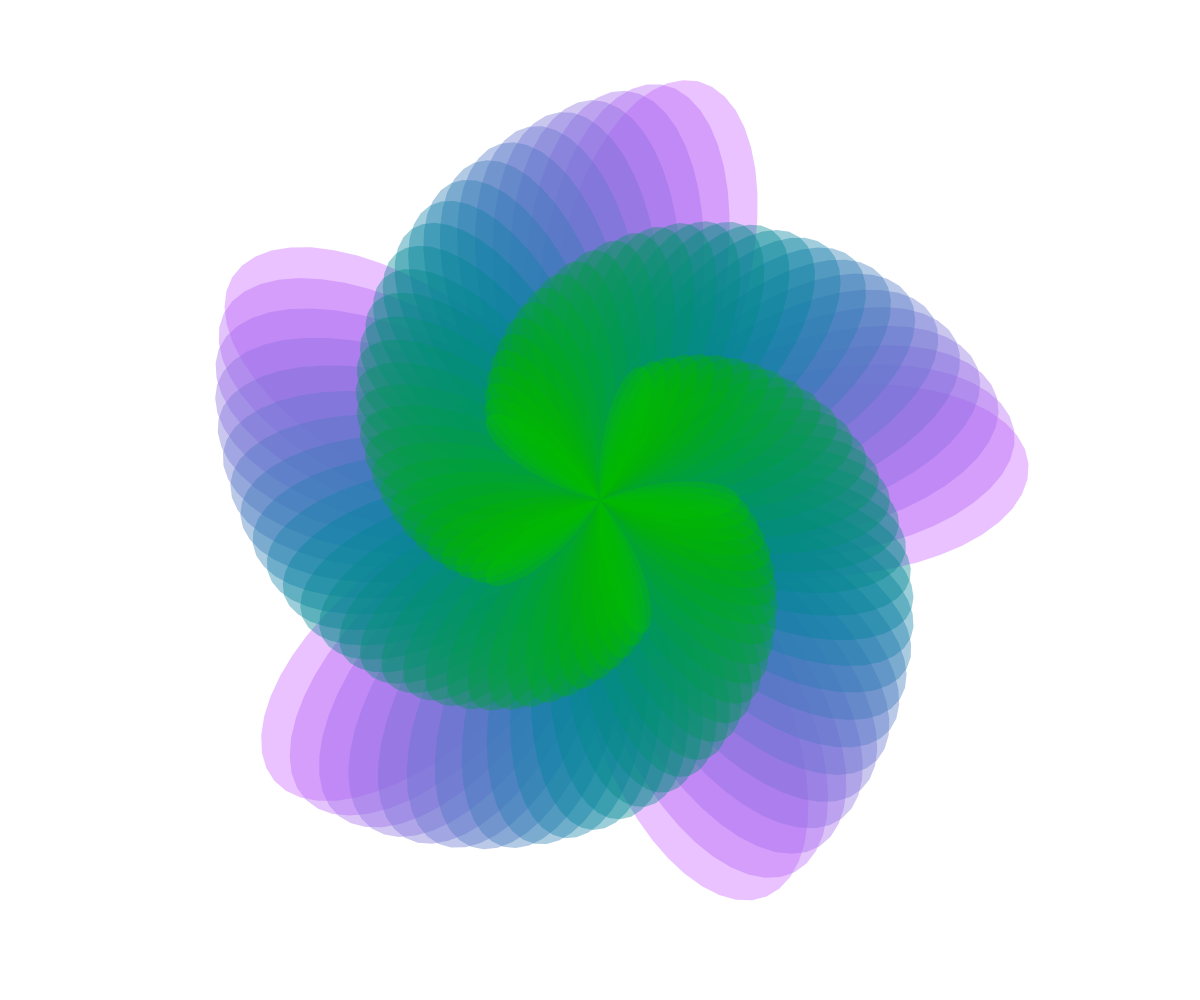
Frame 1 (no input)
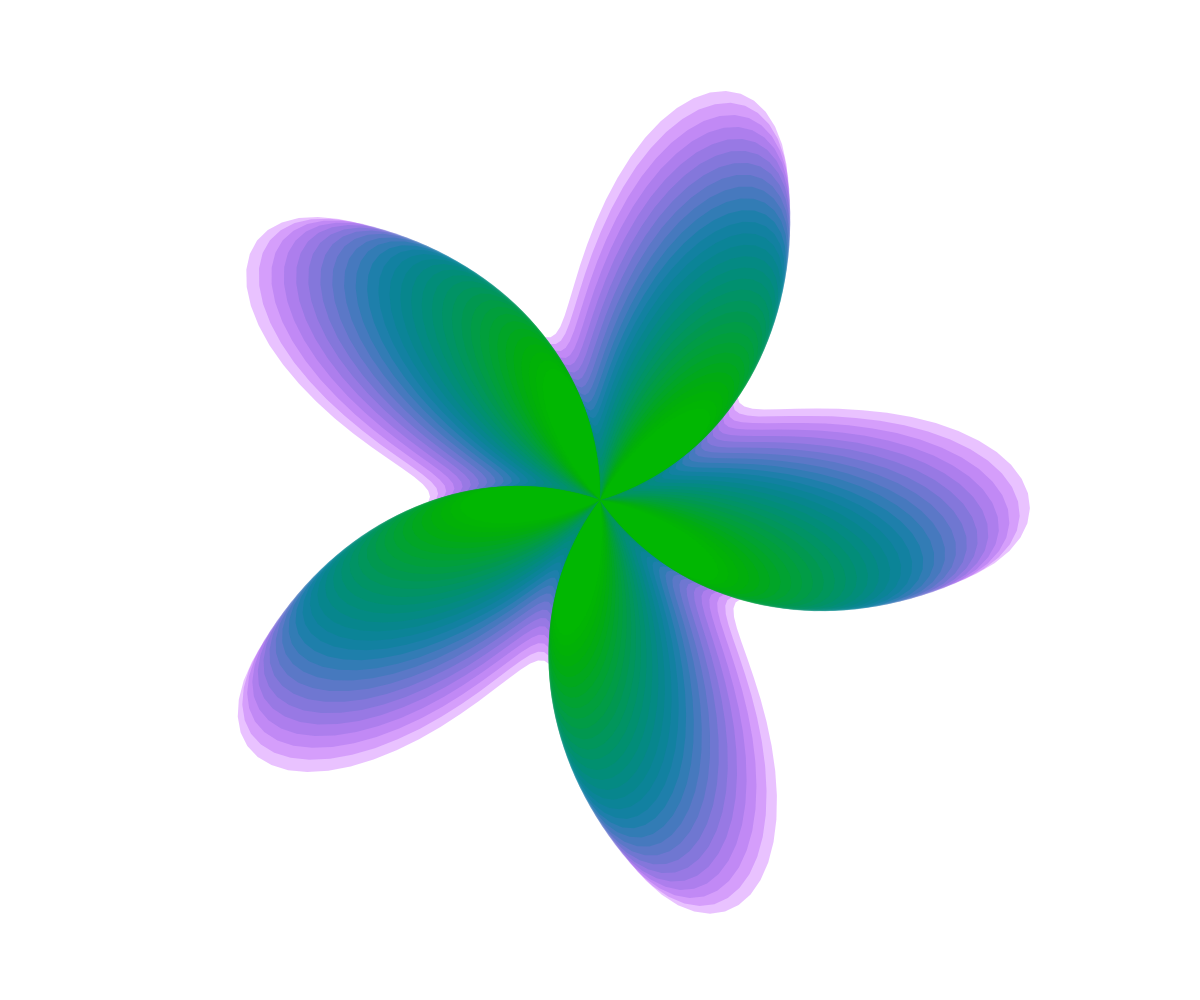
Frame 60 (no input)
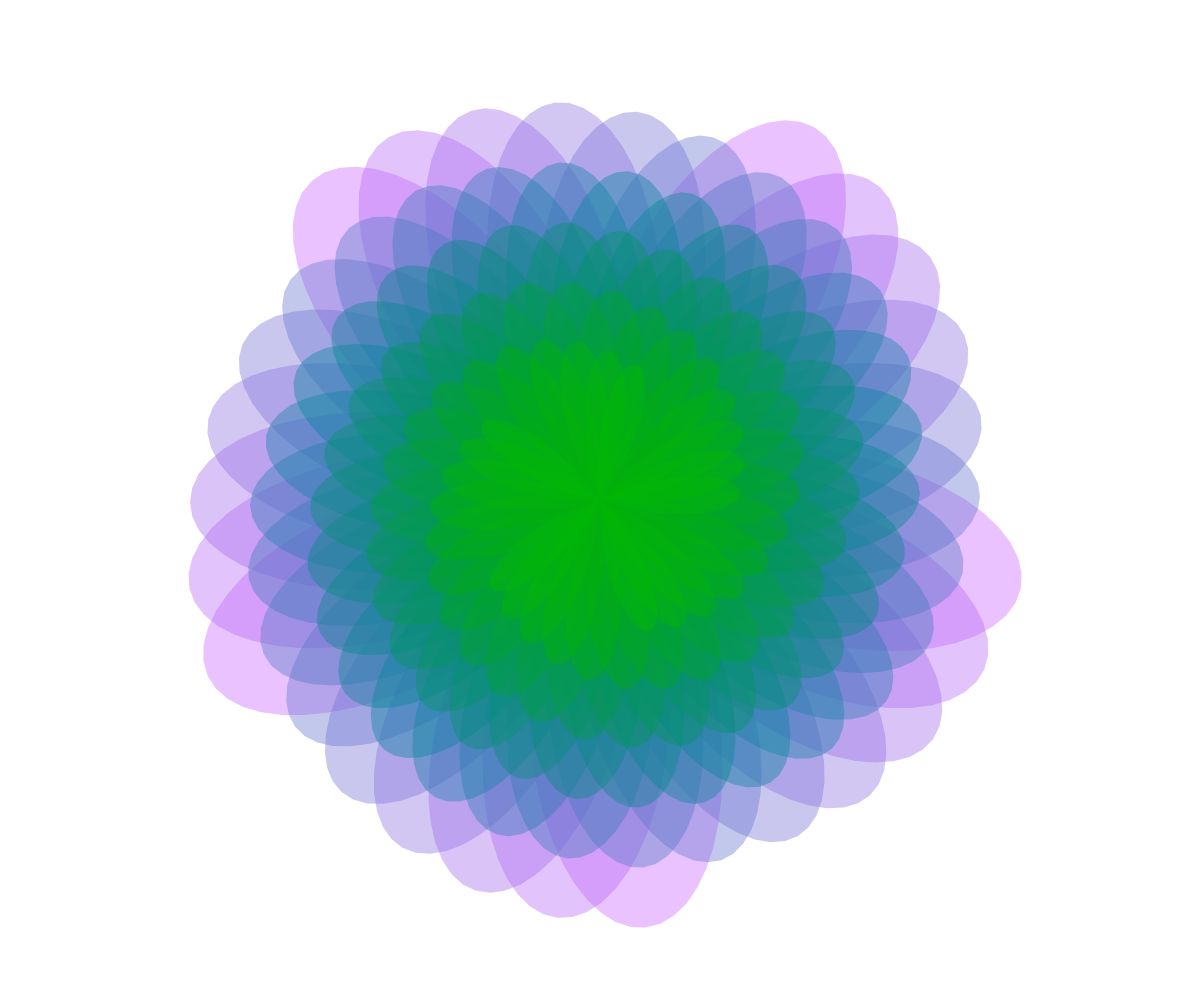
Frame 120 (the mouse pressed at the canvas centre since frame 60)

The p5.js sketch that drew these frames (run headless with seeded random() and noise() and a simulated clock; from frame 60 on, the mouse is pressed at the canvas centre):

// p5.js sketch
// ── sketch.js
function setup () {
  createCanvas(windowWidth,windowHeight);
}

let rot = 0;
function draw() {
  background(255, 255, 255); 
  translate(width/2, height/2);
  rectMode(CENTER);
  
  for (let i=0; i<30; i++) {
    rotate(radians((mouseX-width/2)*0.008 + rot));
    fill(200-i*20, 100+i*3, 255-i*10, 100);
    noStroke();
    
    let d = 300 - i*9;
    beginShape();
    for (let j=0; j<=360; j++) {
       let d2 = d + (130-i)*cos(radians(j*10))
       let x = d2*cos(radians(j*2));
       let y = d2*sin(radians(j*2));
       vertex(x, y);
    }
    endShape(CLOSE);
  }
  rot = rot + 0.1;
}
